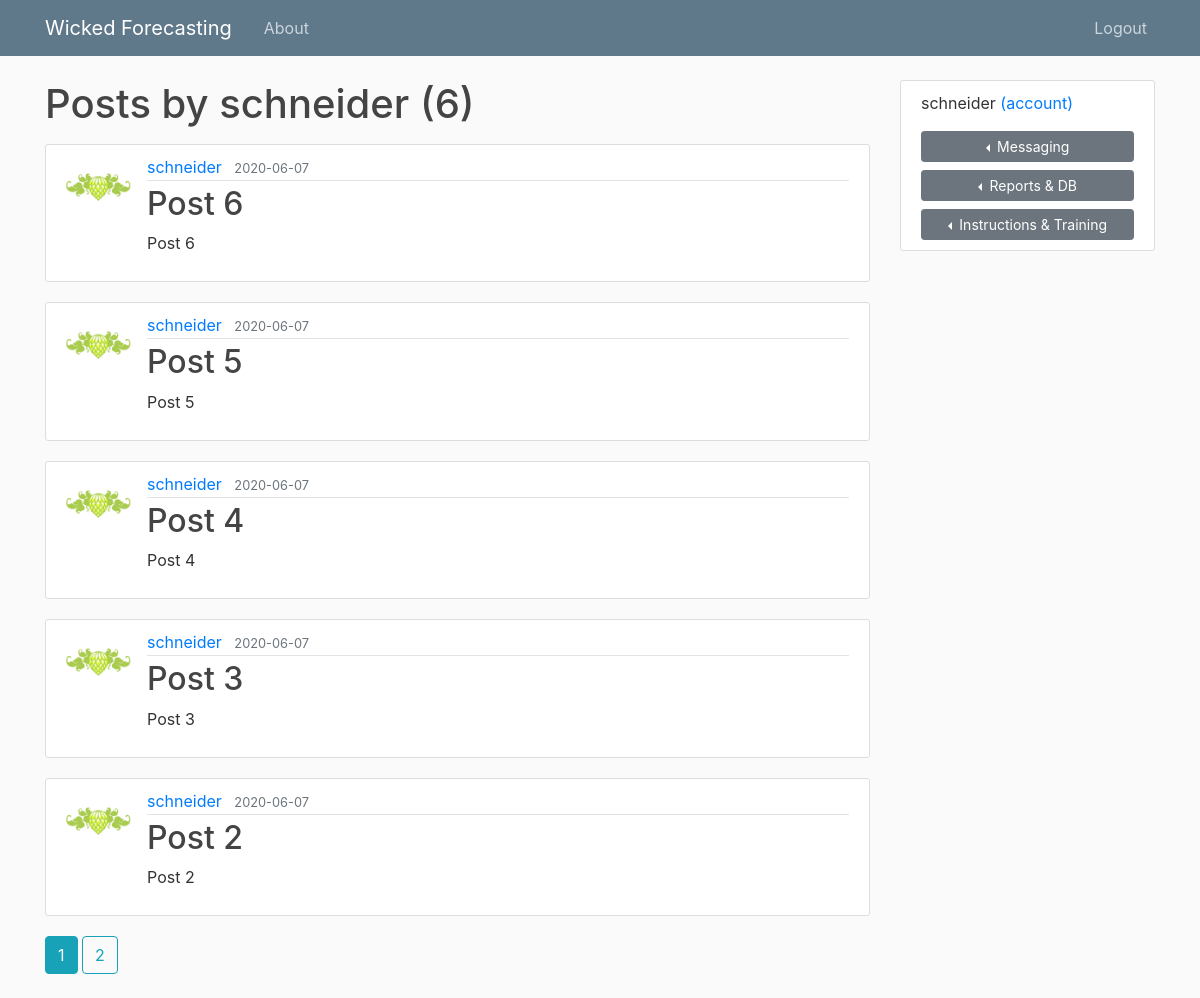
The page /user/schneider (signed in) on the database as committed earlier.
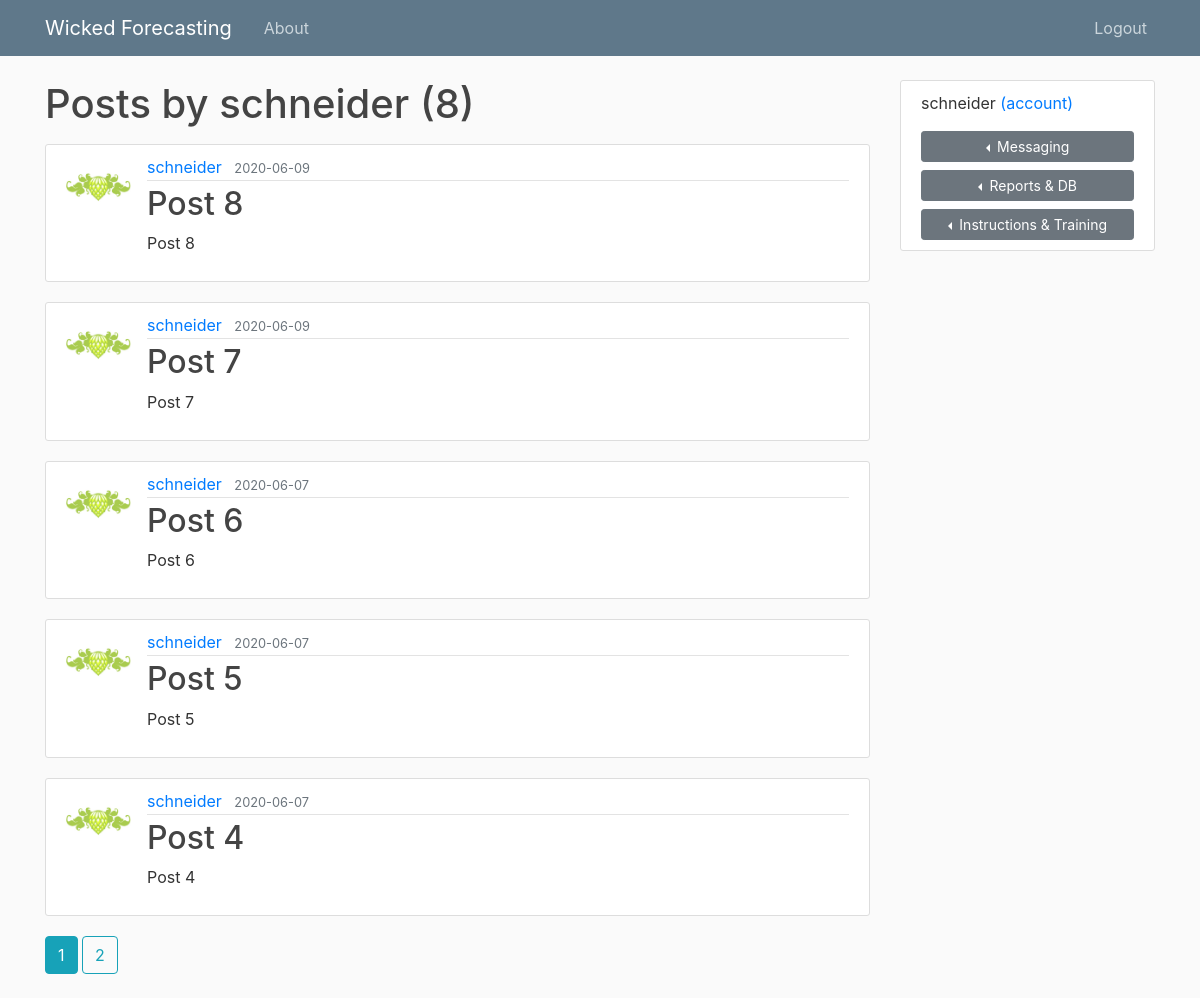
The same page on the database as committed later.
### forecastapp/models.py (models this page shows, shortened)
class Post(db.Model):
    id = db.Column(db.Integer, primary_key=True)
    title = db.Column(db.String(100), nullable=False)
    date_posted = db.Column(db.DateTime, nullable=False, default=datetime.utcnow)
    content = db.Column(db.Text, nullable=False)
    user_id = db.Column(db.Integer, db.ForeignKey('user.id'), nullable=False)

class User(db.Model, UserMixin):
    id = db.Column(db.Integer, primary_key=True)
    username = db.Column(db.String(20), unique=True, nullable=False)
    email = db.Column(db.String(120), unique=True, nullable=False)
    image_file = db.Column(db.String(20), nullable=False, default='default.jpg')
    password = db.Column(db.String(60), nullable=False)
    posts = db.relationship('Post', backref='author', lazy=True)

### forecastapp/users/routes.py (the view)
@users.route("/user/<string:username>")
def user_posts(username):
    page = request.args.get('page', 1, type=int)
    user = User.query.filter_by(username=username).first_or_404()
    posts = Post.query.filter_by(author=user)\
        .order_by(Post.date_posted.desc())\
        .paginate(page=page, per_page=5)
    return render_template('user_posts.html', posts=posts, user=user)

### forecastapp/models.py (called while the page is built)
@login_manager.user_loader
def load_user(user_id):
    return User.query.get(int(user_id))

### forecastapp/templates/user_posts.html
{% extends "layout.html" %}
{% block content %}
    <h1 class="mb-3">Posts by {{ user.username }} ({{ posts.total }})</h1>
    {% for post in posts.items %}
        <article class="media content-section">
          <img class="rounded-circle article-img" src="{{ url_for('static', filename='profile_pics/' + post.author.image_file) }}">
          <div class="media-body">
            <div class="article-metadata">
              <a class="mr-2" href="{{ url_for('users.user_posts', username=post.author.username) }}">{{ post.author.username }}</a>
              <small class="text-muted">{{ post.date_posted.strftime('%Y-%m-%d') }}</small>
            </div>
            <h2><a class="article-title" href="{{ url_for('posts.post', post_id=post.id) }}">{{ post.title }}</a></h2>
            <p class="article-content">{{ post.content }}</p>
          </div>
        </article>
    {% endfor %}
    {% for page_num in posts.iter_pages(left_edge=1, right_edge=1, left_current=1, right_current=2) %}
      {% if page_num %}
        {% if posts.page == page_num %}
          <a class="btn btn-info mb-4" href="{{ url_for('users.user_posts', username=user.username, page=page_num) }}">{{ page_num }}</a>
        {% else %}
          <a class="btn btn-outline-info mb-4" href="{{ url_for('users.user_posts', username=user.username, page=page_num) }}">{{ page_num }}</a>
        {% endif %}
      {% else %}
        ...
      {% endif %}
    {% endfor %}
{% endblock content %}

Rows that differ between the two databases and show on the page:
no longer on this page (row unchanged): Post: image_file (placeholder picture), author.username "schneider", date_posted "2020-06-07", title "Post 3", content "Post 3"
no longer on this page (row unchanged): Post: image_file (placeholder picture), author.username "schneider", date_posted "2020-06-07", title "Post 2", content "Post 2"
added Post: image_file (placeholder picture), author.username "schneider", date_posted "2020-06-09", title "Post 8", content "Post 8"
added Post: image_file (placeholder picture), author.username "schneider", date_posted "2020-06-09", title "Post 7", content "Post 7"
Other text that changed with them:
{{ posts.total }}: "6" → "8"
